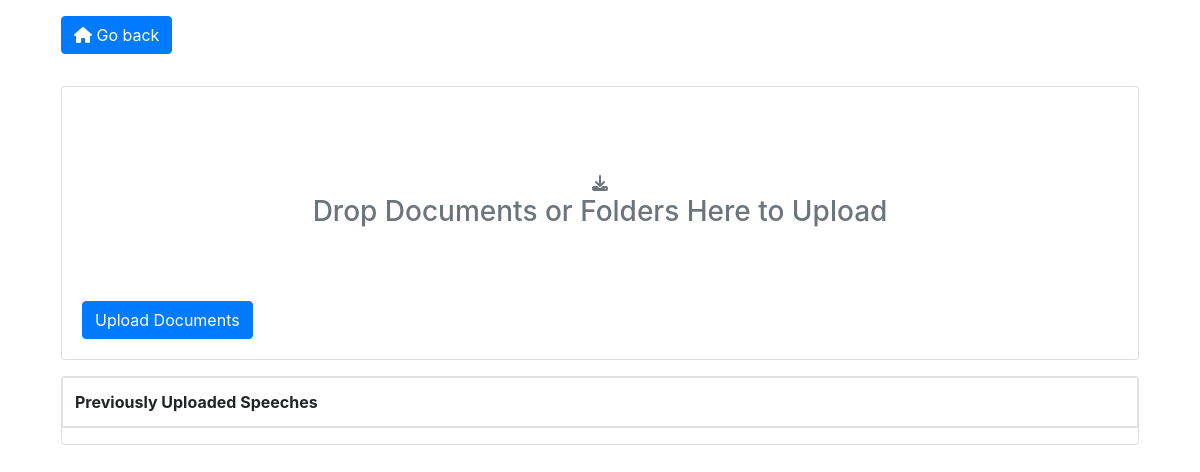
Before: /upload with the older database file.
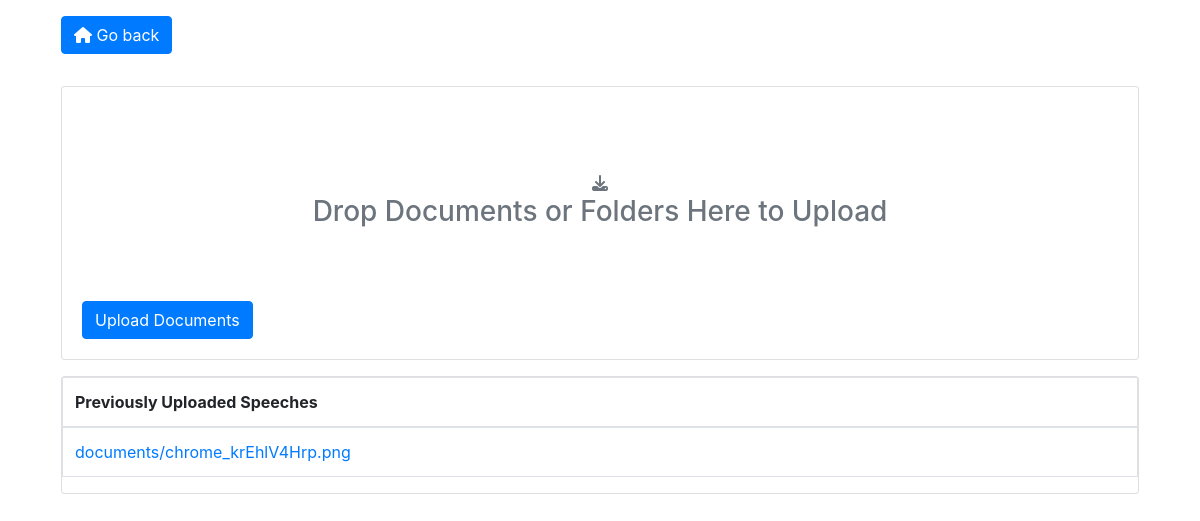
After: the same page with the newer database file.
### uploader/models.py (models this page shows)
class Document(models.Model):
    description = models.CharField(max_length=255, blank=True)
    document = models.FileField(upload_to='documents/')
    uploaded_at = models.DateTimeField(auto_now_add=True)

### uploader/views.py (the view)
# urls.py: path("upload", views.model_form_upload, name="upload")
def model_form_upload(request):
    if request.method == 'POST':
        form = DocumentForm(request.POST, request.FILES)
        if form.is_valid():
            document = form.save()
            data = {'is_valid': True, 'name': document.document.name, 'url': document.document.url}
        else:
            data = {'is_valid': False}
        return JsonResponse(data)
    elif request.method == 'GET':
        form = DocumentForm()
        document_list = Document.objects.all()
    return render(request, 'uploader/model_form_upload.html', {
        'form': form,
        'documents': document_list,
    })

### uploader/templates/uploader/model_form_upload.html (shortened to what this page needs)
{% extends 'uploader/base.html' %}
{% block content %}
          <a href="{% url 'index' %}"><button class="btn btn-primary m-3">  <i class="fas fa-home"></i>
 Go back</button></a>
<div class="card m-3"">
<div class="card-body">
  <div class="well text-muted text-center" style="padding-top: 4rem; padding-bottom: 4rem;">
  <i class="fas fa-download"></i>
  <h3>Drop Documents or Folders Here to Upload</h3>
</div>
<button type="button" class="btn btn-primary js-upload-photos">
   Upload Documents
</button>
</div>
</div>
<div class="card m-3">
<table id="gallery" class="table table-bordered">
  <thead>
    <tr>
      <th>Previously Uploaded Speeches</th>
    </tr>
  </thead>
  <tbody>
    {% for document in documents %}
    <tr>
      <td><a href="{{ document.document.url }}">{{ document.document.name }}</a></td>
    </tr>
    {% endfor %}
  </tbody>
</table>
</div>
{% endblock %}

Changed rows visible on the page:
added Document: document.name "documents/chrome_krEhlV4Hrp.png"
